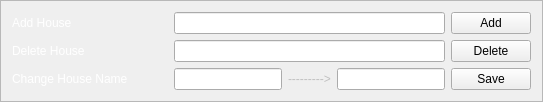
            <widget class="QFrame" name="frame_30">
             <property name="frameShape">
              <enum>QFrame::StyledPanel</enum>
             </property>
             <property name="frameShadow">
              <enum>QFrame::Raised</enum>
             </property>
             <layout class="QGridLayout" name="gridLayout_31">
              <item row="2" column="0">
               <widget class="QLabel" name="label_68">
                <property name="palette">
                 <palette>
                  <active>
                   <colorrole role="WindowText">
                    <brush brushstyle="SolidPattern">
                     <color alpha="255">
                      <red>255</red>
                      <green>255</green>
                      <blue>255</blue>
                     </color>
                    </brush>
                   </colorrole>
                  </active>
                  <inactive>
                   <colorrole role="WindowText">
                    <brush brushstyle="SolidPattern">
                     <color alpha="255">
                      <red>255</red>
                      <green>255</green>
                      <blue>255</blue>
                     </color>
                    </brush>
                   </colorrole>
                  </inactive>
                  <disabled>
                   <colorrole role="WindowText">
                    <brush brushstyle="SolidPattern">
                     <color alpha="255">
                      <red>120</red>
                      <green>120</green>
                      <blue>120</blue>
                     </color>
                    </brush>
                   </colorrole>
                  </disabled>
                 </palette>
                </property>
                <property name="text">
                 <string>Delete House</string>
                </property>
               </widget>
              </item>
              <item row="4" column="0">
               <widget class="QLabel" name="label_66">
                <property name="palette">
                 <palette>
                  <active>
                   <colorrole role="WindowText">
                    <brush brushstyle="SolidPattern">
                     <color alpha="255">
                      <red>255</red>
                      <green>255</green>
                      <blue>255</blue>
                     </color>
                    </brush>
                   </colorrole>
                  </active>
                  <inactive>
                   <colorrole role="WindowText">
                    <brush brushstyle="SolidPattern">
                     <color alpha="255">
                      <red>255</red>
                      <green>255</green>
                      <blue>255</blue>
                     </color>
                    </brush>
                   </colorrole>
                  </inactive>
                  <disabled>
                   <colorrole role="WindowText">
                    <brush brushstyle="SolidPattern">
                     <color alpha="255">
                      <red>120</red>
                      <green>120</green>
                      <blue>120</blue>
                     </color>
                    </brush>
                   </colorrole>
                  </disabled>
                 </palette>
                </property>
                <property name="text">
                 <string>Change House Name</string>
                </property>
               </widget>
              </item>
              <item row="0" column="0">
               <widget class="QLabel" name="label_64">
                <property name="palette">
                 <palette>
                  <active>
                   <colorrole role="WindowText">
                    <brush brushstyle="SolidPattern">
                     <color alpha="255">
                      <red>255</red>
                      <green>255</green>
                      <blue>255</blue>
                     </color>
                    </brush>
                   </colorrole>
                  </active>
                  <inactive>
                   <colorrole role="WindowText">
                    <brush brushstyle="SolidPattern">
                     <color alpha="255">
                      <red>255</red>
                      <green>255</green>
                      <blue>255</blue>
                     </color>
                    </brush>
                   </colorrole>
                  </inactive>
                  <disabled>
                   <colorrole role="WindowText">
                    <brush brushstyle="SolidPattern">
                     <color alpha="255">
                      <red>120</red>
                      <green>120</green>
                      <blue>120</blue>
                     </color>
                    </brush>
                   </colorrole>
                  </disabled>
                 </palette>
                </property>
                <property name="text">
                 <string>Add House</string>
                </property>
               </widget>
              </item>
              <item row="4" column="3">
               <widget class="QLabel" name="label_107">
                <property name="palette">
                 <palette>
                  <active>
                   <colorrole role="WindowText">
                    <brush brushstyle="SolidPattern">
                     <color alpha="255">
                      <red>192</red>
                      <green>192</green>
                      <blue>192</blue>
                     </color>
                    </brush>
                   </colorrole>
                  </active>
                  <inactive>
                   <colorrole role="WindowText">
                    <brush brushstyle="SolidPattern">
                     <color alpha="255">
                      <red>192</red>
                      <green>192</green>
                      <blue>192</blue>
                     </color>
                    </brush>
                   </colorrole>
                  </inactive>
                  <disabled>
                   <colorrole role="WindowText">
                    <brush brushstyle="SolidPattern">
                     <color alpha="255">
                      <red>120</red>
                      <green>120</green>
                      <blue>120</blue>
                     </color>
                    </brush>
                   </colorrole>
                  </disabled>
                 </palette>
                </property>
                <property name="text">
                 <string>---------&gt;</string>
                </property>
               </widget>
              </item>
              <item row="4" column="4">
               <widget class="QLineEdit" name="lineEdit_18"/>
              </item>
              <item row="0" column="1">
               <spacer name="horizontalSpacer_75">
                <property name="orientation">
                 <enum>Qt::Horizontal</enum>
                </property>
                <property name="sizeType">
                 <enum>QSizePolicy::Fixed</enum>
                </property>
                <property name="sizeHint" stdset="0">
                 <size>
                  <width>40</width>
                  <height>20</height>
                 </size>
                </property>
               </spacer>
              </item>
              <item row="4" column="2">
               <widget class="QLineEdit" name="lineEdit_7"/>
              </item>
              <item row="4" column="5">
               <widget class="QPushButton" name="pushButton_7">
                <property name="text">
                 <string>Save</string>
                </property>
               </widget>
              </item>
              <item row="0" column="5">
               <widget class="QPushButton" name="pushButton_4">
                <property name="text">
                 <string>Add</string>
                </property>
               </widget>
              </item>
              <item row="2" column="5">
               <widget class="QPushButton" name="pushButton_8">
                <property name="text">
                 <string>Delete</string>
                </property>
                <property name="icon">
                 <iconset resource="icons.qrc">
                  <normaloff>:/icons/icons/delete.png</normaloff>:/icons/icons/delete.png</iconset>
                </property>
               </widget>
              </item>
              <item row="0" column="2" colspan="3">
               <widget class="QLineEdit" name="lineEdit_4"/>
              </item>
              <item row="2" column="2" colspan="3">
               <widget class="QLineEdit" name="lineEdit_6"/>
              </item>
             </layout>
            </widget>
